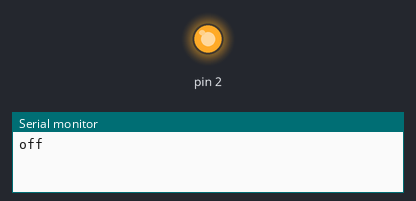
A sketch run on a simulated Arduino Uno, built with avr-gcc and run on an emulated ATmega328P. Shown: output pins drawn as LEDs (lit = HIGH), the last lines printed to the serial monitor.

Above: at 2.5 s.
At 4.5 s:
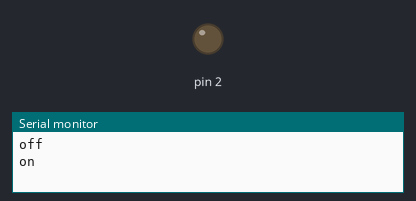
Timing chart, 0 to 6.7 s (numbered marks = the images above):
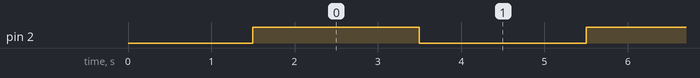

Measured:
- by itself, pin 2: alternates HIGH for 2.0 s and LOW for 2.0 s

The sketch:

lockTest.ino
```cpp
void setup() {
  Serial.begin(9600);
  pinMode(2, OUTPUT);
    delay(1500);
  }

void loop() {
  digitalWrite(2, HIGH);
  Serial.print("off");
  Serial.println();
  delay(2000);
  digitalWrite(2, LOW);
  Serial.print("on");
  Serial.println();
  delay(2000);
  }
```
